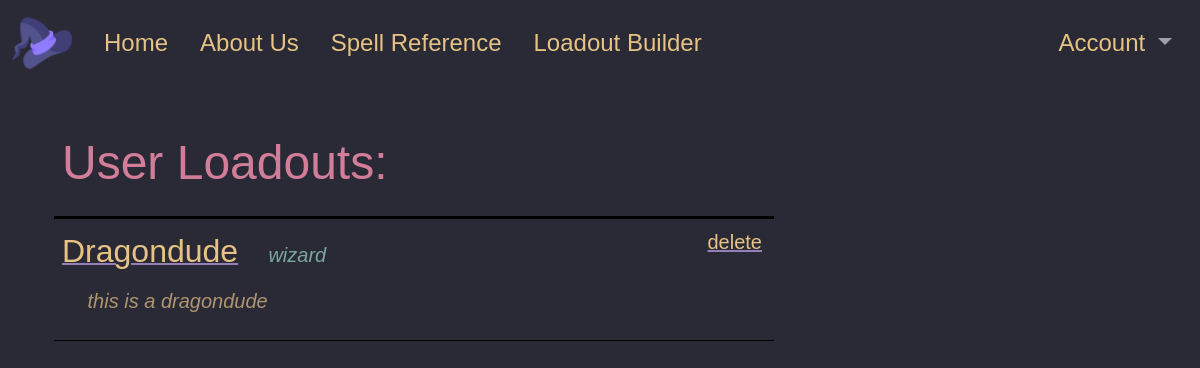
The page /myloadouts (signed in) on the database its author committed.
### tables this page shows
CREATE TABLE loadouts (
    loadout_id INTEGER PRIMARY KEY,	
    user_id INTEGER,			
    loadout_name TEXT NOT NULL,		
    class TEXT NOT NULL,		
    description TEXT,			
    spell_name TEXT NOT NULL
);

### app.py (the view)
@app.route('/myloadouts', methods=['GET', 'POST'])
def myloadouts():
    if 'user' in session.keys():
        loadouts = get_db().get_user_loadouts(session['user']['id'])
        loadout_names = []
        unique_loadouts = []
        for loadout in loadouts:
            name = loadout[2]
            if name not in loadout_names:
                unique_loadouts.append(loadout)
                loadout_names.append(name)
        print(loadout_names)
        return render_template('myloadouts.html',loadouts = unique_loadouts)

### app.py (called while the page is built)
def get_db():
    db = getattr(g, '_database', None)
    if db is None:
        db = Database(DATABASE_PATH)
    return db

### db.py (called while the page is built)
    def select(self, sql, parameters=[]):
        c = self.conn.cursor()
        c.execute(sql, parameters)
        return c.fetchall()

    def get_user_loadouts(self, user_id):
        data = self.select('SELECT distinct * FROM loadouts WHERE loadouts.user_id = ?', [user_id])
        return data

### templates/myloadouts.html (shortened to what this page needs)
{% extends "base.html" %} {% block title %}Builder{%endblock%}
{%block content%}
<div class = 'row'>
    <div class="col-md-8">
        <table class = "table border-black" id = "loadout-list">
            <thead style="border-bottom-width: 3px;">
                <tr>
                    <th class = "tref-h">
                        <h1 class="t6 py-2 container-heading">User Loadouts:</h1>
                    </th>
                </tr>
            </thead>
            <tbody>
                {%for loadout in loadouts%}
                    <tr>
                        <td class = 'tref'>
                            <a class = "loadout-select aref tref-l" style="font-size: 2.0rem;" href="{{ url_for('loadout', loadout_id=loadout[2]) }}">{{loadout[2]}}</a>
                            <p class="px-2 t5-plus" style="display:inline-block;font-size: 1.25rem;">&ensp; <em>{{loadout[3]}}</em></p>
                            <a class="delete aref tref-l" href="#" style = "float:right; display:inline-block; padding-right:4px; font-size:1.25rem" data-name="{{loadout[2]}}">delete</a>
                            {%if loadout[4] == "" %}
                                <p style="font-size: 1.25rem;opacity: 0.7;">&emsp; <em>no description </em></p>
                            {%else%}
                                 <p style="font-size: 1.25rem;opacity: 0.7;">&emsp; <em>{{loadout[4]}}</em></p>
                            {%endif%}
                        </td>
                    </tr>
                {%endfor%}
            </tbody>
        </table>
    </div>
</div>
{%endblock%}

### static/css/base.css (style rules this page uses)
body { font-family: 'Baskerville', 'Trebuchet MS', sans-serif; font-size: 1.5rem; background: #2A2A37; }
.container-heading { font-size: 3.0rem; }
thead th { position:sticky;top: 0; z-index: 1; }
.tref { background-color: #2A2A37 !important; -webkit-text-fill-color: #E6C384; }
.tref-h { background-color: #2A2A37 !important; -webkit-text-fill-color: #D27E99; }
.tref-l { background-color: #2A2A37 !important; -webkit-text-fill-color: #E6C384; }
.aref { text-decoration: underline; text-decoration-thickness: 1.5px; text-decoration-color: #957FB8; }
.t5-plus { -webkit-text-fill-color: #7AA89F; }
.t6 { color: #D27E99; }

### static/css/loadouts.css (style rules this page uses)
.loadout-select { display:inline-block; border:none; background-color: transparent; -webkit-text-fill-color:#E6C384; }

### rows shown on the page
loadouts: loadout_name "Dragondude", class "wizard", description "this is a dragondude"
